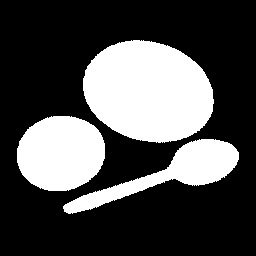
#> input picture curve.256.bmp, 256 x 256 px
$ python polygonization.py curve.256.bmp out.png
#> lines starting #> are read from the running program, lines starting #| are printed output that depends on the picture; after the words box and inside, x2 and y2 are one past the last pixel; in counts of white or black regions, pixels touching at a corner belong together
import cv2
import numpy as np
import sys
import random

def random_color():
    """Generate a random color."""
    return tuple(random.randint(0, 255) for _ in range(3))

def polygonization(input_image_path, output_image_path):
    # Load the contour image
#> called with input_image_path = 'curve.256.bmp', output_image_path = 'out.png'
    image = cv2.imread(input_image_path)
#> image is the input picture: shape (256, 256, 3); 29.9% white; 3 white regions, box (x1, y1, x2, y2) and area: (83, 40, 214, 143) 10382, (17, 116, 105, 191) 5276, (63, 139, 239, 214) 3946
    if image is None:
        print(f"Error: Could not load image {input_image_path}")
        return

    # Convert to grayscale
    gray = cv2.cvtColor(image, cv2.COLOR_BGR2GRAY)
#> gray: shape (256, 256); 29.9% white; 3 white regions

    # Find contours
    contours, _ = cv2.findContours(gray, cv2.RETR_EXTERNAL, cv2.CHAIN_APPROX_SIMPLE)
#> contours = 3 contours; box (x1, y1, x2, y2) and area: (83, 40, 214, 143) 10213, (17, 116, 105, 191) 5156, (63, 139, 239, 214) 3754

    # Create an overlay image for polygons
    overlay = image.copy()

    # Draw the contours in black or white (based on original image)
    cv2.drawContours(image, contours, -1, (255, 255, 255), 1)

    for contour in contours:
        # Approximate each contour to a polygon
        epsilon = 0.01 * cv2.arcLength(contour, True)
        polygon = cv2.approxPolyDP(contour, epsilon, True)

        # Draw the polygon on the overlay with a random color
        polygon_color = random_color()
        cv2.polylines(overlay, [polygon], isClosed=True, color=polygon_color, thickness=2)

        # Mark the vertices with small circles (distinct color)
        vertex_color = (0, 255, 255)  # Yellow color for vertices
        for point in polygon:
            cv2.circle(overlay, tuple(point[0]), radius=5, color=vertex_color, thickness=-1)
#> this loop made 3 passes
#> (epsilon, polygon_color) on passes 1 to 3: (4.53, (197, 215, 20)), (2.76, (132, 248, 207)), (3.98, (155, 244, 183))
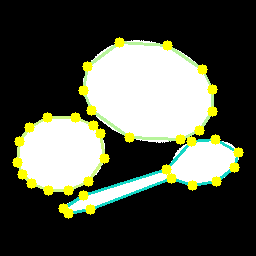
#> overlay: shape (256, 256, 3); 7.4% of pixels changed, all inside (x1, y1, x2, y2) = (12, 37, 244, 219)

    # Blend the overlay with the original image to ensure contours remain visible
    alpha = 0.5  # Transparency factor
    cv2.addWeighted(overlay, alpha, image, 1 - alpha, 0, image)
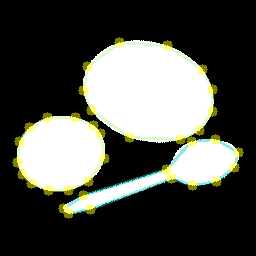
#> image: shape (256, 256, 3); 7.4% of pixels changed, all inside (x1, y1, x2, y2) = (12, 37, 244, 219)

    # Save the polygonized image
    cv2.imwrite(output_image_path, image)

if __name__ == "__main__":
    input_image_path = sys.argv[1]
    output_image_path = sys.argv[2]
    polygonization(input_image_path, output_image_path)

$ run again, on spaner.256.bmp
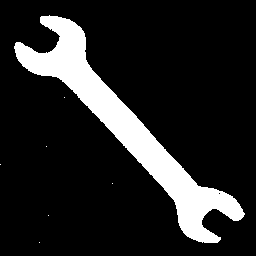
#> input picture spaner.256.bmp, 256 x 256 px
#> in polygonization, image is the input picture: shape (256, 256, 3); 14.6% white; 7 white regions (6 under 20 px), largest, box (x1, y1, x2, y2) and area: (14, 15, 245, 243) 9593
#> gray: shape (256, 256); 14.6% white; 7 white regions (6 under 20 px)
#> contours = 7 contours, 6 with area under 20; largest, box (x1, y1, x2, y2) and area: (14, 15, 245, 243) 9260
#> the loop in polygonization, `for contour in contours:` made 7 passes
#> (epsilon, polygon, polygon_color) on passes 1 to 6: (0, [[39, 242]], (197, 215, 20)), (0, [[48, 215]], (132, 248, 207)), (0, [[112, 183]], (155, 244, 183)), (0, [[0, 164]], (111, 71, 144)), (0, [[46, 146]], (71, 48, 128)), (0, [[64, 97]], (75, 158, 50))
#> after the loop in polygonization, `for contour in contours:`:
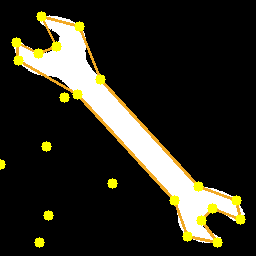
#> overlay: shape (256, 256, 3); 5.3% of pixels changed, all inside (x1, y1, x2, y2) = (0, 11, 246, 248)
#> in polygonization, `cv2.addWeighted(overlay, alpha, image, 1 - alpha, 0, image)`:
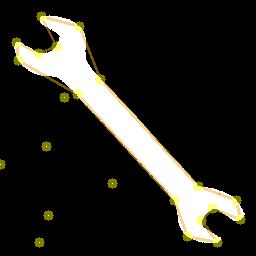
#> image: shape (256, 256, 3); 5.3% of pixels changed, all inside (x1, y1, x2, y2) = (0, 11, 246, 248)
